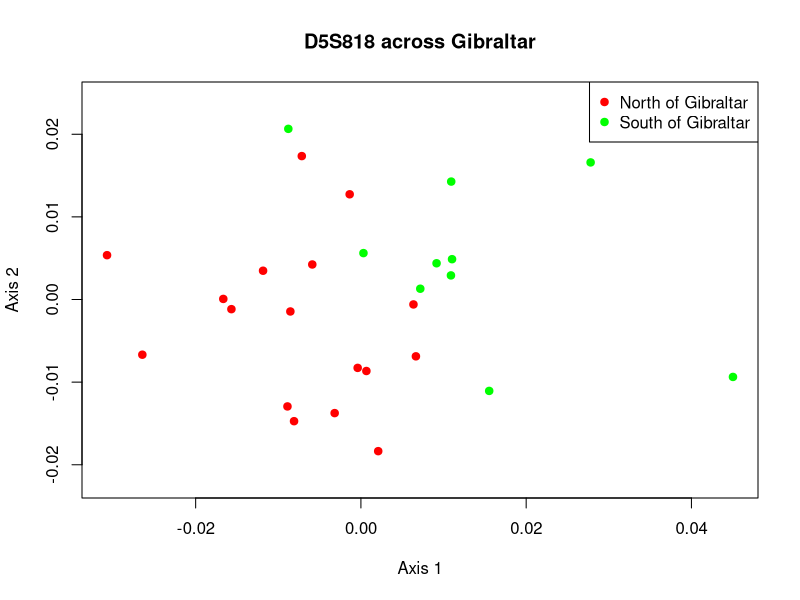

R code for this plot:

# read input into R data frame
reynolds_frame <- read.table(file="locus_D5S818.mat",fill=TRUE,header=TRUE)

# make distance matrix and change into R dist object 
reynolds_matrix <- as.matrix(reynolds_frame)
reynolds_dist <- as.dist(reynolds_matrix)

# define colors to identify regions
region_colors <- rep("green",times=nrow(reynolds_frame))
region_colors[grep("Spain",colnames(reynolds_frame))] <- "red"

# required R library for this MDS
require(vegan)

# run the MDS
D5S818_MDS <- metaMDS(reynolds_dist)

# open PNG device to output graphic in PNG format
png(file="D5S818_MDS_plot.png")

# create the plot
plot(D5S818_MDS,type="n",xlab="Axis 1", ylab="Axis 2", main="D5S818 across Gibraltar")

# add the points
points(D5S818_MDS,pch=19,col=region_colors)

# add a legend
legend("topright", legend=c("North of Gibraltar", "South of Gibraltar"), pch=19, col=c("red", "green"))

# close the PNG device
dev.off()
